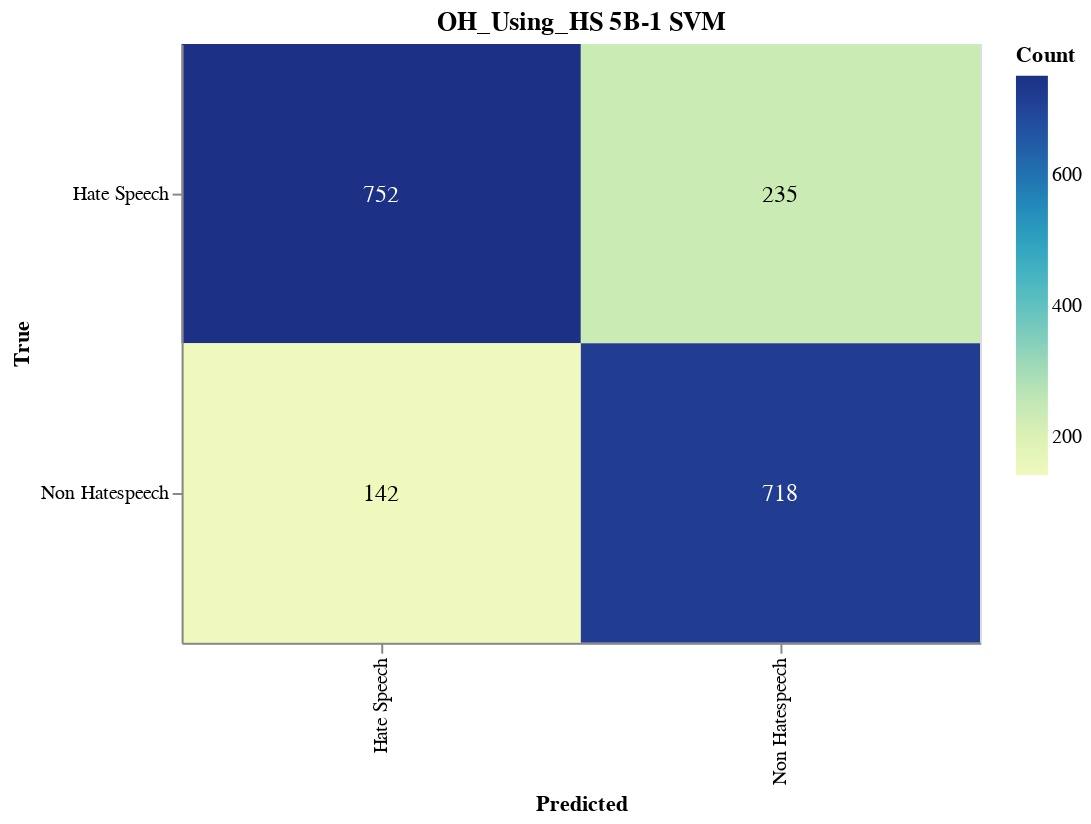

Notebook source saved alongside this figure:
### Markdown cell above
#### Save Confusion Matrix

### Code cell
import altair as alt
import pandas as pd
from sklearn.metrics import confusion_matrix

# Calculate the confusion matrix
cm = confusion_matrix(true_labels, adjusted_predictions)

# Define class names
class_names = ['Hate Speech', 'Non Hatespeech']

# Convert confusion matrix to DataFrame
cm_df = pd.DataFrame(cm, index=class_names, columns=class_names).reset_index().melt(id_vars='index')
cm_df.columns = ['True', 'Predicted', 'Count']

# Ensure the order of categories
cm_df['True'] = pd.Categorical(cm_df['True'], categories=class_names, ordered=True)
cm_df['Predicted'] = pd.Categorical(cm_df['Predicted'], categories=class_names, ordered=True)

# Create the Altair plot
heatmap = alt.Chart(cm_df).mark_rect().encode(
    x=alt.X('Predicted:O', sort=class_names),
    y=alt.Y('True:O', sort=class_names),
    color='Count:Q',
    tooltip=['True', 'Predicted', 'Count']
).properties(
    width=400,
    height=300,
    title='OH_Using_HS 5B-1 SVM'
)

# Add text labels
text = heatmap.mark_text(
    align='center',
    baseline='middle',
    fontSize=12
).encode(
    text='Count:Q',
    color=alt.condition(
        alt.datum.Count > cm.max() / 2,
        alt.value('white'),
        alt.value('black')
    )
)

# Combine heatmap and text
final_chart = heatmap + text

# Display the plot
final_chart.show()

### Figure 1 — Vega-Lite specification as saved in the notebook (floating-point values rounded to 4 significant figures)
{"config": {"view": {"continuousWidth": 300, "continuousHeight": 300}}, "layer": [{"mark": {"type": "rect"}, "encoding": {"color": {"field": "Count", "type": "quantitative"}, "tooltip": [{"field": "True", "type": "ordinal"}, {"field": "Predicted", "type": "ordinal"}, {"field": "Count", "type": "quantitative"}], "x": {"field": "Predicted", "sort": ["Hate Speech", "Non Hatespeech"], "type": "ordinal"}, "y": {"field": "True", "sort": ["Hate Speech", "Non Hatespeech"], "type": "ordinal"}}, "title": "OH_Using_HS 5B-1 SVM"}, {"mark": {"type": "text", "align": "center", "baseline": "middle", "fontSize": 12}, "encoding": {"color": {"condition": {"test": "(datum.Count > 376.0)", "value": "white"}, "value": "black"}, "text": {"field": "Count", "type": "quantitative"}, "tooltip": [{"field": "True", "type": "ordinal"}, {"field": "Predicted", "type": "ordinal"}, {"field": "Count", "type": "quantitative"}], "x": {"field": "Predicted", "sort": ["Hate Speech", "Non Hatespeech"], "type": "ordinal"}, "y": {"field": "True", "sort": ["Hate Speech", "Non Hatespeech"], "type": "ordinal"}}, "title": "OH_Using_HS 5B-1 SVM"}], "data": {"name": "data-d9c8b4145a38b9c6c9a4340f207f044c"}, "height": 300, "width": 400, "$schema": "https://vega.github.io/schema/vega-lite/v5.17.0.json", "datasets": {"data-d9c8b4145a38b9c6c9a4340f207f044c": [{"True": "Hate Speech", "Predicted": "Hate Speech", "Count": 752}, {"True": "Non Hatespeech", "Predicted": "Hate Speech", "Count": 142}, {"True": "Hate Speech", "Predicted": "Non Hatespeech", "Count": 235}, {"True": "Non Hatespeech", "Predicted": "Non Hatespeech", "Count": 718}]}}
